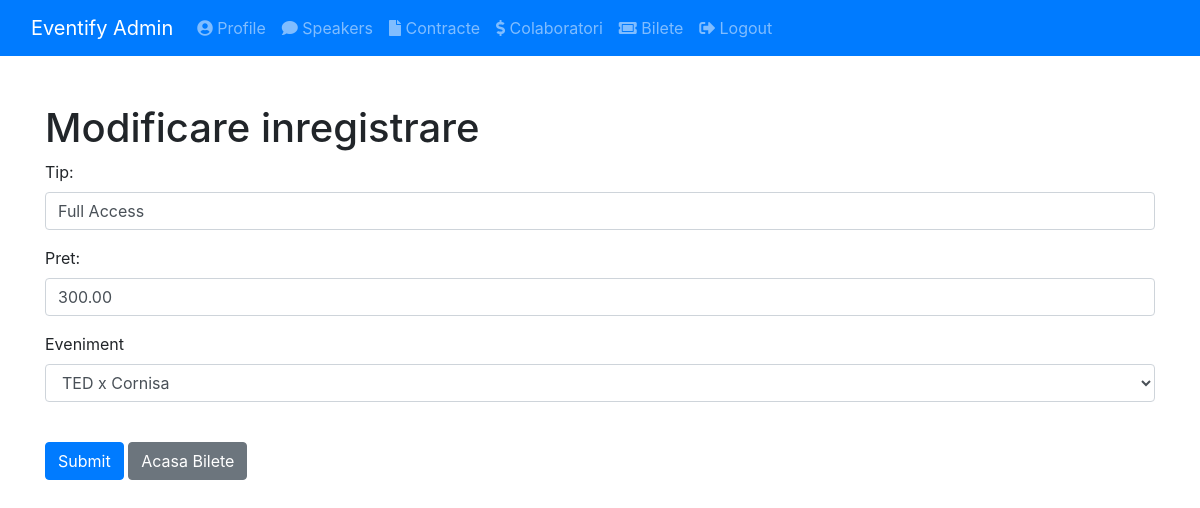
Screenshot of /admin/bilete/modificare.php?id=4 (signed in) with the database file from the repository.
### tables this page shows
CREATE TABLE `bilet` (
  `ID` int(11) NOT NULL,
  `tip` varchar(50) NOT NULL,
  `pret` decimal(10,2) NOT NULL,
  `IDEveniment` int(11) DEFAULT NULL
);

CREATE TABLE `eveniment` (
  `ID` int(11) NOT NULL,
  `titlu` varchar(100) NOT NULL,
  `descriere` text DEFAULT NULL,
  `data_inceput` date NOT NULL,
  `data_sfarsit` date NOT NULL,
  `agenda` text DEFAULT NULL,
  `locatie` varchar(255) NOT NULL,
  `IDOrganizator` int(11) DEFAULT NULL
);

### admin/bilete/modificare.php (the view, shortened to what this page needs)
<?php
include("../partials/conectare.php");
include('../partials/navbar.php');
?>
<html>
<head>
</head>
<body>
<div class="container mt-5">
<h1><?php if ($_GET['id'] != '') { echo "Modificare inregistrare"; } ?></h1>
<form action="" method="post">
    <div>
        <?php if ($_GET['id'] != '') { ?>
            <?php
            if ($result = $mysqli->query("SELECT tip, pret, IDEveniment FROM bilet where id='".$_GET['id']."'")) {
                if ($result->num_rows > 0) {
                    $row = $result->fetch_object(); ?>
                    <div class="form-group">
                        <label for="tip">Tip:</label>
                        <input type="text" class="form-control" name="tip" id="tip" value="<?php echo htmlspecialchars($row->tip); ?>" />
                    </div>
                    <div class="form-group">
                        <label for="pret">Pret:</label>
                        <input type="text" class="form-control" name="pret" id="pret" value="<?php echo htmlspecialchars($row->pret); ?>" />
                    </div>
                    <?php
                    echo "<div class='form-group'>";
                    echo "<label for='IDEveniment'>Eveniment</label>";
                    echo "<select class='form-control' name='IDEveniment'>";
                    if ($row->IDEveniment) {
                        $current_event_stmt = $mysqli->prepare("SELECT titlu FROM eveniment WHERE id = ?");
                        $current_event_stmt->bind_param("i", $row->IDEveniment);
                        $current_event_stmt->execute();
                        $current_event_result = $current_event_stmt->get_result();
                        if ($current_event_result->num_rows > 0) {
                            $current_event_row = $current_event_result->fetch_assoc();
                            echo "<option value='" . htmlspecialchars($row->IDEveniment) . "' selected>" . htmlspecialchars($current_event_row['titlu']) . "</option>";
                        }
                    }
                    echo "</select></div>";
                    ?>
                <?php }}} ?>
        <br />
        <button type="submit" name="submit" class="btn btn-primary">Submit</button>
        <a href="index.php" class="btn btn-secondary">Acasa Bilete</a>
    </div>
</div>
</body>
</html>

### rows the page displays
bilet: tip "Full Access", pret "300.00", IDEveniment "TED x Cornisa"
